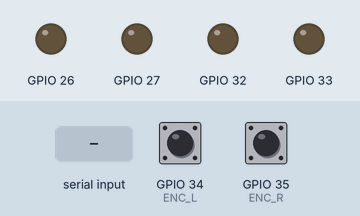
A sketch run on a simulated ESP32. Parts: output pins drawn as LEDs (lit = HIGH). The test bench sets the inputs (shaded band); at power-on: GPIO 34 (ENC_L) HIGH, GPIO 35 (ENC_R) HIGH. What the sketch prints to the serial monitor is not drawn.

Above: at 1.5 s.
1.6 s: "g90\n" received over Serial
At 2.8 s:
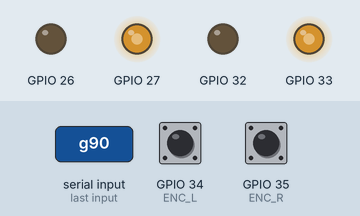
4.6 s: "s90\n" received over Serial
At 5.1 s:
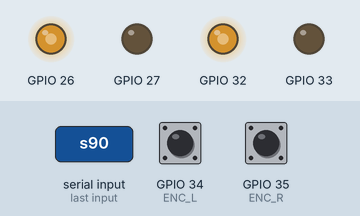
7.6 s: "w90\n" received over Serial
At 10.0 s:
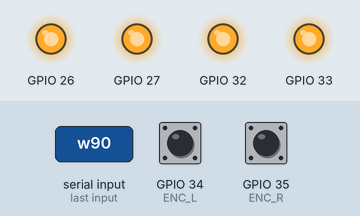
12.1 s: "s,45\n" received over Serial
At 16.0 s:
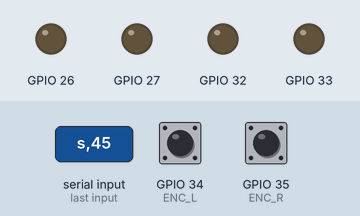
Timing chart, 0 to 17.5 s (numbered marks = the images above; inputs shaded):
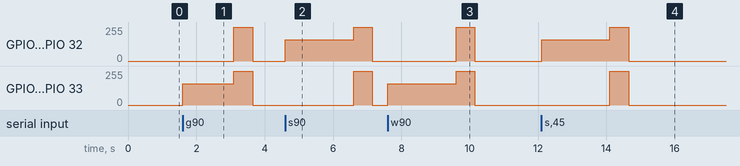

Measured:
- after the input at 1.6 s, GPIO 26, GPIO 32: 0/255 → 255/255 after 1.5 s, → 0/255 0.55 s later; GPIO 27, GPIO 33: 0/255 → 159/255 at once, → 255/255 1.5 s later, → 0/255 0.55 s later
- after the input at 4.6 s, GPIO 26, GPIO 32: 0/255 → 159/255 at once, → 255/255 2.0 s later, → 0/255 0.55 s later; GPIO 27, GPIO 33: 0/255 → 255/255 after 2.0 s, → 0/255 0.55 s later
- after the input at 7.6 s, GPIO 26, GPIO 32: 0/255 → 255/255 after 2.0 s, → 0/255 0.55 s later; GPIO 27, GPIO 33: 0/255 → 159/255 at once, → 255/255 2.0 s later, → 0/255 0.55 s later
- after the input at 12.1 s, GPIO 26, GPIO 32: 0/255 → 159/255 at once, → 255/255 2.0 s later, → 0/255 0.55 s later; GPIO 27, GPIO 33: 0/255 → 255/255 after 2.0 s, → 0/255 0.55 s later

The sketch:

encoder_read.ino
```cpp
/*
  編碼器讀取 + 走指定圈數 encoder_read.ino（v5：提前煞車＋自動學習）
  ------------------------------------------------------------
  接線（見 PINOUT_v2.md）
    HC-020K  VCC→3.3V  GND→GND  左 OUT→GPIO 34  右 OUT→GPIO 35
    L298N    IN1/IN2→GPIO 26/27（右輪）  IN3/IN4→GPIO 32/33（左輪）  ENA/ENB 跳帽插著
  序列埠：115200，結尾一定要選「Newline」（指令要整行送出）

  指令（打完按 Enter）
    g3     兩輪前進 3 圈就停（可以打小數，例如 g0.5、g2.25）
    g-2    兩輪後退 2 圈就停
    w / s  前進 / 後退 2 秒（自動停）
    x      馬上停止
    + / -  速度加減（PWM 60~255）
    z      格數歸零
    e      看目前的提前量；e2 = 兩輪提前量都設成 2 格；e0 = 關掉提前
    h      說明

  走圈數的做法
    - 每個輪子各自數格數，自己到了就自己煞車（左右都剛好走到指定圈數）
    - 剩最後幾格先減速，到了用 L298N 煞車（兩個 IN 都給高電位），減少衝過頭
    - 停穩後回報：目標幾格、實際幾格、多走或少走幾格
    - 1 格 = 1/20 圈，所以圈數的精準度是 0.05 圈

  提前煞車（v5）
    煞車後輪子還會滑一點（實測約 2 格），所以「還差 N 格」就先煞車，N 叫提前量。
    每次走完會看多走或少走幾格，自動微調提前量（每次修正一半，慢慢收斂）。
    左右輪各自學各自的。重開機會回到預設值 LEAD_INIT。
*/

// ---------- 腳位 ----------
const int ENC_L = 34, ENC_R = 35;
const int L_IN1 = 32, L_IN2 = 33;          // 左輪：L298N IN3 / IN4
const int R_IN1 = 26, R_IN2 = 27;          // 右輪：L298N IN1 / IN2
const bool L_INVERT = true, R_INVERT = true;

// ---------- 參數（調精準度主要改這裡） ----------
const int SLOTS = 20;                      // 碼盤格數
const unsigned long STABLE_US = 500;       // 新電位穩定 0.5 ms 才承認
const unsigned long MOVE_MS = 2000;        // w / s 跑多久
int speed = 160;                           // 一般速度
int slowPWM = 110;                         // 快到終點時的慢速（太低會轉不動）
int slowZone = 8;                          // 剩幾格開始減速（v4 是 4，太短來不及慢下來）
const float LEAD_INIT = 2.0;               // 提前量預設（v4 實測兩輪都衝過頭 2 格）
const float LEAD_MAX = 6.0;
const float LEARN = 0.5;                   // 每次修正誤差的一半
const long LEARN_MIN_TARGET = 10;          // 半圈以上才拿來學習（太短的距離還沒跑到穩定速度）
float leadL = LEAD_INIT, leadR = LEAD_INIT;
const unsigned long BRAKE_MS = 150;        // 煞車時間
const unsigned long STALL_MS = 1500;       // 這麼久都沒有新的一格 → 判定卡住

// ---------- 編碼器 ----------
struct Enc {
  int pin, state, last, dir;               // dir：+1 前進，-1 後退
  unsigned long since;
  long count;
};
Enc L = {ENC_L, 0, 0, 1, 0, 0}, R = {ENC_R, 0, 0, 1, 0, 0};

void update(Enc &e, unsigned long now) {
  int v = digitalRead(e.pin);
  if (v != e.last) { e.last = v; e.since = now; }
  else if (v != e.state && now - e.since >= STABLE_US) {
    e.state = v;
    if (v == 1) e.count += e.dir;          // 0→1 算一格
  }
}
void readBoth() { unsigned long n = micros(); update(L, n); update(R, n); }

// ---------- 馬達 ----------
void motor(int in1, int in2, int v) {
  v = constrain(v, -255, 255);
  if (v >= 0) { ledcWrite(in1, v); ledcWrite(in2, 0); }
  else        { ledcWrite(in1, 0); ledcWrite(in2, -v); }
}
void setLeft(int v)  { if (v) L.dir = v > 0 ? 1 : -1; motor(L_IN1, L_IN2, L_INVERT ? -v : v); }
void setRight(int v) { if (v) R.dir = v > 0 ? 1 : -1; motor(R_IN1, R_IN2, R_INVERT ? -v : v); }
void brakeLeft()  { ledcWrite(L_IN1, 255); ledcWrite(L_IN2, 255); }   // 兩腳都高 = 煞車
void brakeRight() { ledcWrite(R_IN1, 255); ledcWrite(R_IN2, 255); }
void allOff() { setLeft(0); setRight(0); }

// 等 ms 毫秒，期間持續讀編碼器（不能用 delay，不然會漏格）
void waitReading(unsigned long ms) { unsigned long t0 = millis(); while (millis() - t0 < ms) readBoth(); }

// ---------- 狀態 ----------
enum Mode { IDLE, TIMED, REVS };
Mode mode = IDLE;
unsigned long moveStart = 0;
long startL = 0, startR = 0;

// 走圈數用
long target = 0;                           // 目標格數（正數）
int goDir = 1;
bool doneL = false, doneR = false;
unsigned long lastTickL = 0, lastTickR = 0;
bool stalled = false;
long prevL = 0, prevR = 0;

void learn(float &lead, long err, const char *name) {
  float old = lead;
  lead = constrain(lead + LEARN * err, 0.0f, LEAD_MAX);
  if (fabs(lead - old) > 0.01f) Serial.printf("  %s輪提前量 %.1f → %.1f 格\n", name, old, lead);
}

void report(const char *why) {
  waitReading(400);                        // 等輪子停穩，慣性滑行也算進去
  allOff();
  long dl = L.count - startL, dr = R.count - startR;
  Serial.printf("%s：左 %ld 格 (%.2f 圈)，右 %ld 格 (%.2f 圈)\n",
                why, dl, (float)dl / SLOTS, dr, (float)dr / SLOTS);
  if (mode == REVS) {
    long want = goDir * target;
    long errL = goDir * (dl - want), errR = goDir * (dr - want);
    Serial.printf("  目標 %ld 格 → 左差 %+ld 格，右差 %+ld 格（+ 是衝過頭）\n", want, errL, errR);
    if (target >= LEARN_MIN_TARGET && !stalled) {
      learn(leadL, errL, "左");
      learn(leadR, errR, "右");
    }
  } else {
    long al = labs(dl), ar = labs(dr);
    if (al == 0 || ar == 0) Serial.println("  有一邊是 0 → 那邊的輪子沒轉，或編碼器沒讀到");
    else Serial.printf("  左右差 %.0f%%\n", 100.0f * labs(al - ar) / max(al, ar));
  }
  mode = IDLE;
}

void startTimed(int dir) {
  startL = L.count; startR = R.count;
  setLeft(dir * speed); setRight(dir * speed);
  mode = TIMED; moveStart = millis();
  Serial.printf("%s %lu 秒（PWM %d）\n", dir > 0 ? "前進" : "後退", MOVE_MS / 1000, speed);
}

void startRevs(float revs) {
  if (revs == 0) { Serial.println("圈數不能是 0"); return; }
  goDir = revs > 0 ? 1 : -1;
  target = lround(fabs(revs) * SLOTS);
  if (target < 1) target = 1;
  startL = prevL = L.count; startR = prevR = R.count;
  doneL = doneR = false; stalled = false;
  lastTickL = lastTickR = millis();
  mode = REVS; moveStart = millis();
  setLeft(goDir * speed); setRight(goDir * speed);
  Serial.printf("%s %.2f 圈 = %ld 格（PWM %d，最後 %d 格降到 %d，提前量 左%.1f 右%.1f）\n",
                goDir > 0 ? "前進" : "後退", fabs(revs), target, speed, slowZone, slowPWM, leadL, leadR);
}

// 每個輪子各自檢查：到了就煞車，快到了就減速
void runWheel(Enc &e, long start, bool &done, unsigned long &lastTick, long &prev, float lead,
              void (*setW)(int), void (*brakeW)()) {
  if (done) return;
  long moved = (e.count - start) * goDir;
  if (e.count != prev) { prev = e.count; lastTick = millis(); }
  long brakeAt = max(1L, target - lround(lead));          // 還差 lead 格就先煞車
  if (moved >= brakeAt) { brakeW(); done = true; return; }
  setW(goDir * ((target - moved <= slowZone) ? min(slowPWM, speed) : speed));
}

void stopNow(const char *why) {
  if (mode == IDLE) { allOff(); Serial.println("停止"); return; }
  brakeLeft(); brakeRight();
  waitReading(BRAKE_MS);
  report(why);
}

void help() {
  Serial.println();
  Serial.println("=== 編碼器 + 走指定圈數 ===");
  Serial.println("g3 前進3圈  g-2 後退2圈  g0.5 半圈");
  Serial.println("w 前進2秒  s 後退2秒  x 停止  +/- 速度  z 歸零  e 提前量  h 說明");
  Serial.println("建議先把車子架高，讓輪子懸空測試");
  Serial.printf("速度 PWM %d，慢速 PWM %d，最後 %d 格減速，提前量 左%.1f 右%.1f\n\n",
                speed, slowPWM, slowZone, leadL, leadR);
}

void handle(String cmd) {
  cmd.trim();
  if (cmd.length() == 0) return;
  char c = cmd.charAt(0);
  switch (c) {
    case 'g': startRevs(cmd.substring(1).toFloat()); break;
    case 'w': startTimed(1); break;
    case 's': startTimed(-1); break;
    case 'x': stopNow("手動停止"); break;
    case '+': speed = min(255, speed + 10); Serial.printf("速度 PWM = %d\n", speed); break;
    case '-': speed = max(60, speed - 10);  Serial.printf("速度 PWM = %d\n", speed); break;
    case 'z': L.count = R.count = 0; Serial.println("格數歸零"); break;
    case 'e':
      if (cmd.length() > 1) { leadL = leadR = constrain(cmd.substring(1).toFloat(), 0.0f, LEAD_MAX); }
      Serial.printf("提前量：左 %.1f 格，右 %.1f 格\n", leadL, leadR);
      break;
    case 'h': help(); break;
    default: Serial.println("看不懂這個指令，打 h 看說明");
  }
}

void setup() {
  Serial.begin(115200);
  delay(300);
  pinMode(ENC_L, INPUT);
  pinMode(ENC_R, INPUT);
  L.state = L.last = digitalRead(ENC_L); L.since = micros();
  R.state = R.last = digitalRead(ENC_R); R.since = micros();
  const int ins[] = {L_IN1, L_IN2, R_IN1, R_IN2};
  for (int p : ins) { ledcAttach(p, 1000, 8); ledcWrite(p, 0); }
  help();
}

void loop() {
  readBoth();

  // 讀一整行指令
  static String line;
  while (Serial.available()) {
    char c = Serial.read();
    if (c == '\n' || c == '\r') { handle(line); line = ""; }
    else if (line.length() < 20) line += c;
  }

  if (mode == TIMED && millis() - moveStart >= MOVE_MS) stopNow("時間到停止");

  if (mode == REVS) {
    runWheel(L, startL, doneL, lastTickL, prevL, leadL, setLeft, brakeLeft);
    runWheel(R, startR, doneR, lastTickR, prevR, leadR, setRight, brakeRight);
    if (doneL && doneR) { waitReading(BRAKE_MS); report("到達"); }
    else if ((!doneL && millis() - lastTickL > STALL_MS) || (!doneR && millis() - lastTickR > STALL_MS)) {
      brakeLeft(); brakeRight(); waitReading(BRAKE_MS);
      stalled = true;
      report(!doneL && millis() - lastTickL > STALL_MS ? "左輪卡住或沒讀到，停止" : "右輪卡住或沒讀到，停止");
    }
  }

  // 平常每 0.2 秒印格數（有變才印）
  static unsigned long lastPrint = 0;
  static long shownL = 0, shownR = 0;
  if (millis() - lastPrint >= 200 && (L.count != shownL || R.count != shownR)) {
    lastPrint = millis(); shownL = L.count; shownR = R.count;
    Serial.printf("左 %5ld 格 (%.2f 圈)   |   右 %5ld 格 (%.2f 圈)\n",
                  L.count, (float)L.count / SLOTS, R.count, (float)R.count / SLOTS);
  }
}
```
